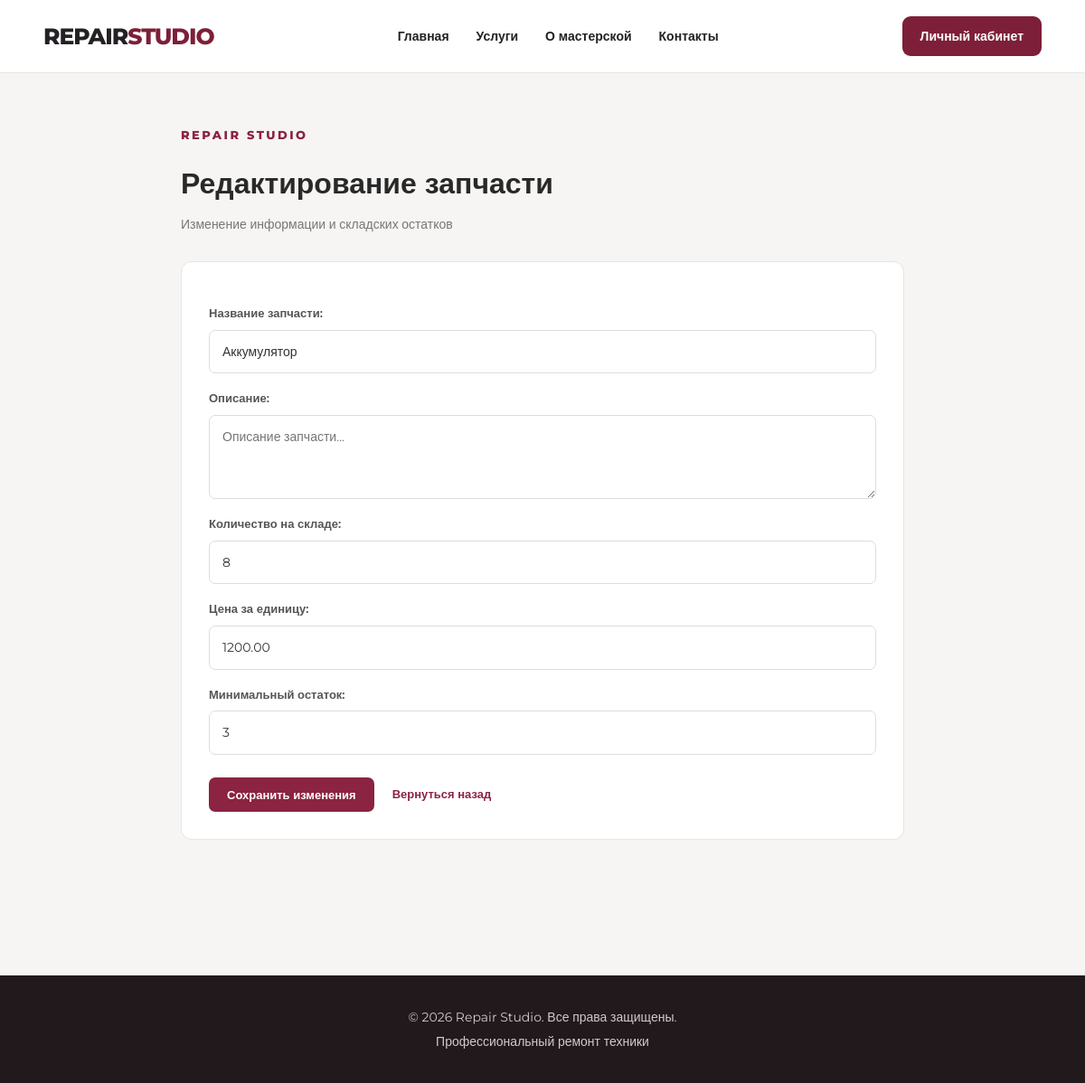
The page /admin-dashboard/parts/2/edit/ (signed in) on the database its author committed.
### workshop/models.py (models this page shows, shortened)
class Part(models.Model):
    name = models.CharField(
        max_length=150,
        verbose_name='Название запчасти'
    )
    description = models.TextField(
        blank=True,
        verbose_name='Описание'
    )
    quantity = models.PositiveIntegerField(
        default=0,
        verbose_name='Количество на складе'
    )
    unit_price = models.DecimalField(
        max_digits=10,
        decimal_places=2,
        verbose_name='Цена за единицу'
    )
    min_quantity = models.PositiveIntegerField(
        default=2,
        verbose_name='Минимальный остаток'
    )
    class Meta:
        verbose_name = 'Запчасть'
        verbose_name_plural = 'Запчасти'
        ordering = ['name']

### workshop/views.py (the view)
    def wrapper(request, *args, **kwargs):
        if not request.user.is_authenticated:
            return HttpResponseForbidden(
                'Необходимо войти в систему.'
            )
        if request.user.role != User.Role.ADMIN:
            return HttpResponseForbidden(
                'У вас нет прав доступа.'
            )
        return view_func(request, *args, **kwargs)

### workshop/forms.py
class PartForm(forms.ModelForm):
    class Meta:
        model = Part
        fields = [
            'name',
            'description',
            'quantity',
            'unit_price',
            'min_quantity',
        ]
        labels = {
            'name': 'Название запчасти',
            'description': 'Описание',
            'quantity': 'Количество на складе',
            'unit_price': 'Цена за единицу',
            'min_quantity': 'Минимальный остаток',
        }
        widgets = {
            'description': forms.Textarea(attrs={
                'rows': 3,
                'placeholder': 'Описание запчасти...'
            })
        }

### workshop/views.py (called while the page is built)
def admin_required(view_func):
    def wrapper(request, *args, **kwargs):
        if not request.user.is_authenticated:
            return HttpResponseForbidden(
                'Необходимо войти в систему.'
            )
        if request.user.role != User.Role.ADMIN:
            return HttpResponseForbidden(
                'У вас нет прав доступа.'
            )
        return view_func(request, *args, **kwargs)
    return wrapper

@admin_required
def edit_part(request, part_id):
    part = get_object_or_404(Part, pk=part_id)
    if request.method == 'POST':
        form = PartForm(
            request.POST,
            instance=part
        )
        if form.is_valid():
            form.save()
            return redirect('admin_dashboard')
    else:
        form = PartForm(instance=part)
    return render(
        request,
        'workshop/part_form.html',
        {
            'form': form,
            'part': part,
        }
    )

### workshop/templates/workshop/part_form.html (shortened to what this page needs)
{% extends 'workshop/base.html' %}
{% block content %}
<div class="admin-edit-page">
    <div class="admin-edit-header">
        <span class="admin-label">REPAIR STUDIO</span>
        <h1>Редактирование запчасти</h1>
        <p>Изменение информации и складских остатков</p>
    </div>
    <div class="admin-edit-card">
        <form method="POST" class="admin-form">
            {{ form.as_p }}
            <div class="admin-edit-actions">
                <button type="submit" class="admin-submit">
                    Сохранить изменения
                </button>
                <a href="{% url 'admin_dashboard' %}"
                   class="admin-edit-back">
                    Вернуться назад
                </a>
            </div>
        </form>
    </div>
</div>
{% endblock %}

### workshop/static/workshop/css/style.css (style rules this page uses)
:root { --burgundy: #7D1F38; --burgundy-dark: #541326; --burgundy-light: #A83B55; --background: #F6F5F3; --white: #FFFFFF; --text: #242124; --text-muted: #777177; --border: #E8E4E4; --radius: 14px; --shadow: 0 5px 20px rgba(35, 20, 25, 0.07); }
* { box-sizing: border-box; }
body { margin: 0; padding: 0; background: var(--background); color: var(--text); font-family: 'Montserrat', sans-serif; line-height: 1.6; }
a { color: var(--burgundy); text-decoration: none; transition: 0.2s; }
h1, h2, h3 { color: var(--text); line-height: 1.2; }
button { background: var(--burgundy); color: var(--white); border: none; border-radius: 9px; padding: 12px 22px; font-size: 15px; font-weight: 600; cursor: pointer; transition: 0.2s; }
input, textarea, select { max-width: 100%; padding: 11px 13px; border: 1px solid var(--border); border-radius: 9px; font: inherit; }
html { scroll-behavior: smooth; }
.admin-label { display: inline-block; color: #8B2342; font-size: 13px; font-weight: 800; letter-spacing: 2.5px; margin-bottom: 12px; }
.admin-assign-form button, .admin-submit { padding: 11px 20px; border: none; border-radius: 7px; background: #8B2342; color: #fff; font-family: inherit; font-size: 13px; font-weight: 600; cursor: pointer; transition: background 0.2s ease; }
.admin-form p { display: flex; flex-direction: column; gap: 8px; margin-bottom: 17px; }
.admin-form label { color: #555; font-size: 13px; font-weight: 600; }
.admin-form input, .admin-form select, .admin-form textarea { width: 100%; box-sizing: border-box; padding: 12px 14px; border: 1px solid #ddd; border-radius: 7px; background: #fff; color: #333; font-family: inherit; font-size: 14px; }
.admin-edit-page { width: 100%; max-width: 850px; margin: 0 auto; padding: 55px 25px 80px; box-sizing: border-box; }
.admin-edit-header { margin-bottom: 30px; }
.admin-edit-header h1 { margin: 12px 0; color: #292929; font-size: 32px; }
.admin-edit-header p { color: #777; font-size: 14px; }
.admin-edit-card { padding: 30px; background: #fff; border: 1px solid #e9e3e5; border-radius: 12px; }
.admin-edit-actions { display: flex; align-items: center; flex-wrap: wrap; gap: 20px; margin-top: 25px; }
.admin-edit-back { color: #8B2342; font-size: 13px; font-weight: 600; text-decoration: none; }

### rows shown on the page
Part: name "Аккумулятор", quantity "8", unit_price "1200.00", min_quantity "3"
